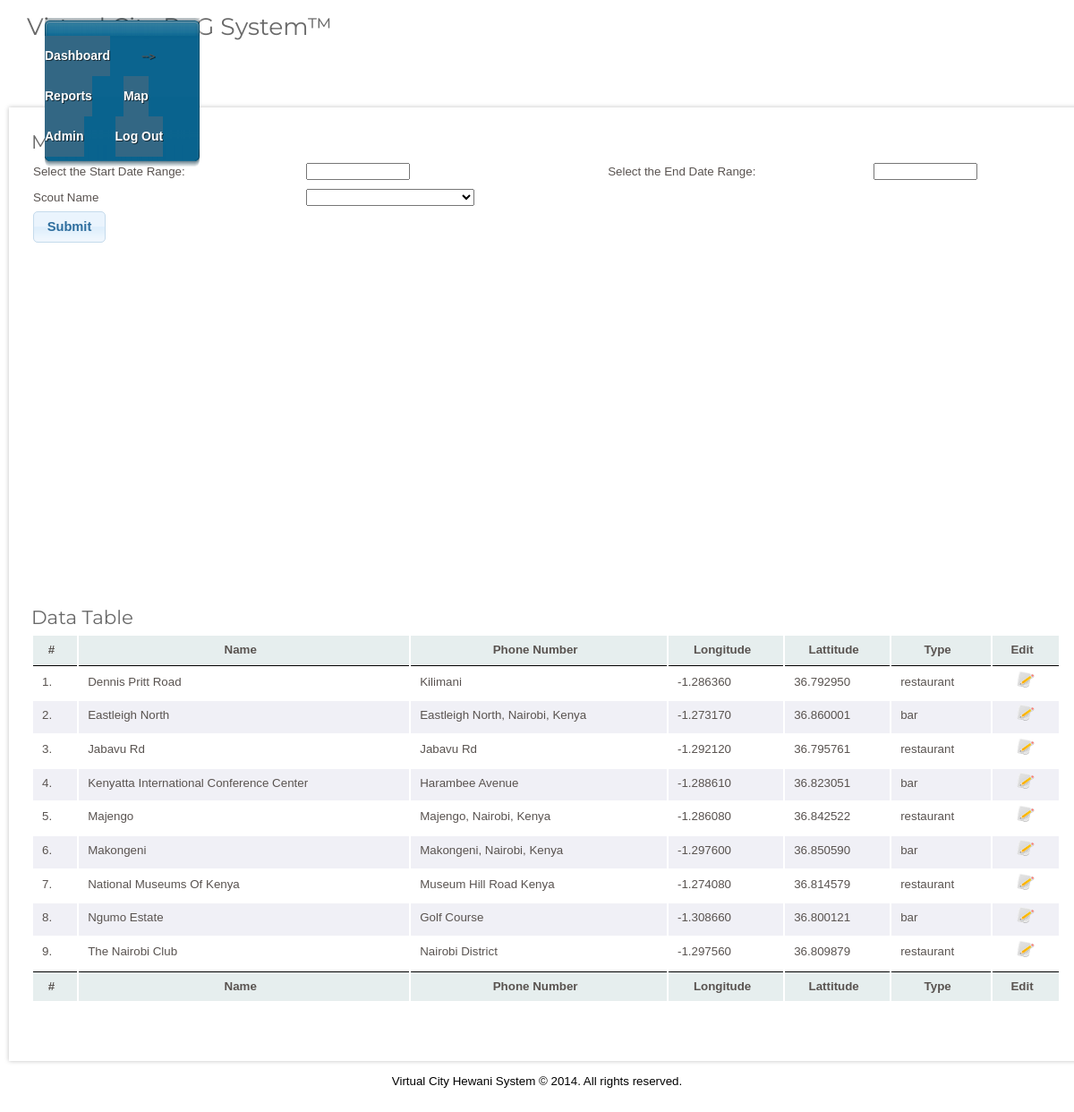
/maps.php (signed in), run on the app's committed database.
### tables this page shows
CREATE TABLE `markers` (
  `id` int(11) NOT NULL AUTO_INCREMENT,
  `name` varchar(60) NOT NULL,
  `address` varchar(80) NOT NULL,
  `lat` float(10,6) NOT NULL,
  `lng` float(10,6) NOT NULL,
  `type` varchar(30) NOT NULL,
  PRIMARY KEY (`id`)
);

### maps.php (the view, shortened to what this page needs)
<?php
	$adminstatus = 3;
	if (!empty($_SESSION)){
		$adminstatus = $_SESSION["adminstatus"] ;
	}
	if($adminstatus == 3){
		include_once('includes/header.php');
		?>
		<script type="text/javascript">
			document.location = "insufficient_permission.php";
		</script>
		<?php
	}
	else{
		$page_title = "Map";
		include_once('includes/header.php');
		?>
		<div id="page">
			<div id="content">
				<div class="post">
					<h2><?php echo $page_title ?></h2>
						<form id="frmCreateTenant" name="frmCreateTenant" method="GET" action="<?php echo $_SERVER['PHP_SELF'];?>">
						<table border="0" width="100%" cellspacing="2" cellpadding="2">					<tr >
									<td  valign="top">Select the Start Date Range: </td>
									<td>
										<input title="Enter the Selection Date" value="<?php echo $report_start_date ?>" id="report_start_date" name="report_start_date" type="text" maxlength="100" class="main_input" size="15" />
									</td>
									<td  valign="top">Select the End Date Range:</td>
									<td>
										<input title="Enter the Selection Date" value="<?php echo $report_end_date ?>" id="report_end_date" name="report_end_date" type="text" maxlength="100" class="main_input" size="15" />
									</td>
								</tr>
								<tr>
									<td  valign="top">Scout Name</td>
								<td><select name='clerk' id='clerk'>
									<option value=''> </option>
								<?php
									$sql2 = mysql_query("SELECT DISTINCT clerk, users.fname, users.lname, logged_by FROM `statements` INNER JOIN `users` ON `users`.id = `statements`.logged_by ORDER BY clerk ASC");
									while($row = mysql_fetch_array($sql2)) {
										$clerk_id = $row['logged_by'];
										$clerk_username = $row['clerk'];
										$clerk_fname = $row['fname'];
	echo "<option value='$clerk_id'>".$clerk_fname." ".$clerk_fname." - ".$clerk_username."</option>"; 					}
									?>
								</select>
								</td>
								</tr>
								<tr>
									<td><button name="btnNewCard" id="button">Submit</button></td>
								</tr>
							</table>
						</form>
						<br />
						<div id="map" style="width: 1150px; height: 350px"></div>
						<br />
						<h2>Data Table</h2>
						<table width="100%" border="0" cellspacing="2" cellpadding="2" class="display" id="example">
						<thead bgcolor="#E6EEEE">
							<tr>
								<th>#</th>
								<th>Name</th>
								<th>Phone Number</th>
								<th>Longitude</th>
								<th>Lattitude</th>
								<th>Type</th>
								<th>Edit</th>
							</tr>
						</thead>
						<tbody>
						<?php
						 $sql = mysql_query("select id, name, address, lat, lng, type from markers order by name asc");
						 while ($row = mysql_fetch_array($sql))
						 {
							$intcount++;
							$id = $row['id'];
							$name = $row['name'];
							$name = ucwords(strtolower($name));
							$address = $row['address'];
							$lat = $row['lat'];
							$lng = $row['lng'];
							$type = $row['type'];
							if ($intcount % 2 == 0) {
								$display= '<tr bgcolor = #F0F0F6>';
							}
							else {
								$display= '<tr>';
							}
							echo $display;
							echo "<td valign='top'>$intcount.</td>";
							echo "<td valign='top'>$name</td>";
							echo "<td valign='top'>$address</td>";
							echo "<td valign='top'>$lat</td>";
							echo "<td valign='top'>$lng</td>";
							echo "<td valign='top'>$type</td>";
							echo "<td valign='top' align='center'><a title = 'Edit Detail' href='edit_marker.php?id=$id&action=edit'><img src='images/edit.png'  width='20px'></a></td>";
							echo "</tr>";
						}
						?>
						</tbody>
						<tfoot bgcolor="#E6EEEE">
							<tr>
								<th>#</th>
								<th>Name</th>
								<th>Phone Number</th>
								<th>Longitude</th>
								<th>Lattitude</th>
								<th>Type</th>
								<th>Edit</th>
							</tr>
						</tfoot>
					</table>
				</div>
			</div>
			<br class="clearfix" />
			</div>
		</div>
<?php
	}
	include_once('includes/footer.php');
?>

### css/style.css (style rules this page uses)
* { padding: 0; margin: 0; }
a { text-decoration: underline; color: #336784; }
body { color: #595350; line-height: 2em; background: #FFFFFF; font-size: 10pt; }
body,input { font-family: Helvetica, 'Ubuntu', Kreon, Verdana, sans-serif; }
h1,h2,h3,h4 { font-weight: normal; }
h2,h3,h4 { color: #696969; font-family: 'Montserrat', 'Ubuntu Condensed', Verdana, sans-serif; margin-bottom: 0.25em; }
h2 { font-size: 1.6em; }
.post { margin: 0 0 40px 0; }
#content { background: #FFF; width: 1150px; padding: 25px; float: left; box-shadow: 0px 0px 5px 0px rgba(0,0,0,0.25); }
#page { width: 1180px; padding: 0; margin: 20px 0 10px 0; position: relative; }

### css/demo_table.css (style rules this page uses)
table.display { margin: 0 auto; clear: both; width: 100%; }
table.display thead th { padding: 3px 18px 3px 10px; border-bottom: 1px solid black; font-weight: bold; cursor: pointer; * cursor: hand; }
table.display tfoot th { padding: 3px 18px 3px 10px; border-top: 1px solid black; font-weight: bold; }
table.display td { padding: 3px 10px; }

### data on the page
markers: name "Dennis Pritt Road", address "Kilimani", lat "-1.286360", lng "36.792950", type "restaurant"
markers: name "Eastleigh North", address "Eastleigh North, Nairobi, Kenya", lat "-1.273170", lng "36.860001", type "bar"
markers: name "Jabavu Rd", address "Jabavu Rd", lat "-1.292120", lng "36.795761", type "restaurant"
markers: name "Kenyatta International Conference Center", address "Harambee Avenue", lat "-1.288610", lng "36.823051", type "bar"
markers: name "Majengo", address "Majengo, Nairobi, Kenya", lat "-1.286080", lng "36.842522", type "restaurant"
markers: name "Makongeni", address "Makongeni, Nairobi, Kenya", lat "-1.297600", lng "36.850590", type "bar"
markers: name "National Museums Of Kenya", address "Museum Hill Road Kenya", lat "-1.274080", lng "36.814579", type "restaurant"
markers: name "Ngumo Estate", address "Golf Course", lat "-1.308660", lng "36.800121", type "bar"
markers: name "The Nairobi Club", address "Nairobi District", lat "-1.297560", lng "36.809879", type "restaurant"
